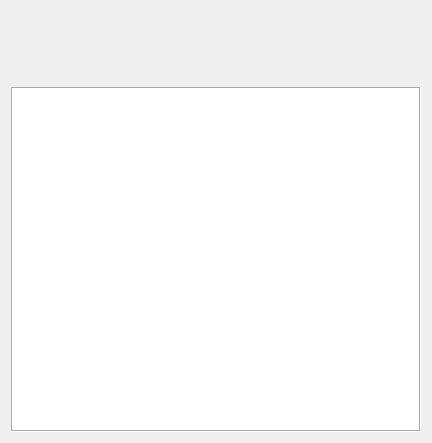
<?xml version="1.0" encoding="UTF-8"?>
<ui version="4.0">
 <class>GameWidget</class>
 <widget class="QWidget" name="GameWidget">
  <property name="geometry">
   <rect>
    <x>0</x>
    <y>0</y>
    <width>432</width>
    <height>443</height>
   </rect>
  </property>
  <property name="windowTitle">
   <string>Form</string>
  </property>
  <property name="styleSheet">
   <string notr="true">QFrame { background-color : white }</string>
  </property>
  <layout class="QVBoxLayout" name="verticalLayout_2">
   <item>
    <layout class="QHBoxLayout" name="horizontalLayout">
     <property name="sizeConstraint">
      <enum>QLayout::SetDefaultConstraint</enum>
     </property>
     <item>
      <widget class="PlayerStatusWidget" name="firstPlayerStatus" native="true">
       <property name="sizePolicy">
        <sizepolicy hsizetype="Fixed" vsizetype="Fixed">
         <horstretch>0</horstretch>
         <verstretch>0</verstretch>
        </sizepolicy>
       </property>
       <property name="minimumSize">
        <size>
         <width>200</width>
         <height>70</height>
        </size>
       </property>
      </widget>
     </item>
     <item>
      <spacer name="horizontalSpacer">
       <property name="orientation">
        <enum>Qt::Horizontal</enum>
       </property>
       <property name="sizeHint" stdset="0">
        <size>
         <width>40</width>
         <height>20</height>
        </size>
       </property>
      </spacer>
     </item>
     <item>
      <widget class="PlayerStatusWidget" name="secondPlayerStatus" native="true">
       <property name="sizePolicy">
        <sizepolicy hsizetype="Fixed" vsizetype="Fixed">
         <horstretch>0</horstretch>
         <verstretch>0</verstretch>
        </sizepolicy>
       </property>
       <property name="minimumSize">
        <size>
         <width>200</width>
         <height>70</height>
        </size>
       </property>
      </widget>
     </item>
    </layout>
   </item>
   <item>
    <widget class="QFrame" name="frame">
     <property name="frameShape">
      <enum>QFrame::Box</enum>
     </property>
     <property name="frameShadow">
      <enum>QFrame::Sunken</enum>
     </property>
     <layout class="QGridLayout" name="gridLayout_2">
      <item row="0" column="0">
       <layout class="QGridLayout" name="gridLayout">
        <property name="sizeConstraint">
         <enum>QLayout::SetDefaultConstraint</enum>
        </property>
        <item row="0" column="0">
         <spacer name="verticalSpacer">
          <property name="orientation">
           <enum>Qt::Vertical</enum>
          </property>
          <property name="sizeHint" stdset="0">
           <size>
            <width>191</width>
            <height>324</height>
           </size>
          </property>
         </spacer>
        </item>
       </layout>
      </item>
     </layout>
    </widget>
   </item>
  </layout>
 </widget>
 <customwidgets>
  <customwidget>
   <class>PlayerStatusWidget</class>
   <extends>QWidget</extends>
   <header>playerstatuswidget.h</header>
   <container>1</container>
  </customwidget>
 </customwidgets>
 <resources/>
 <connections/>
</ui>
